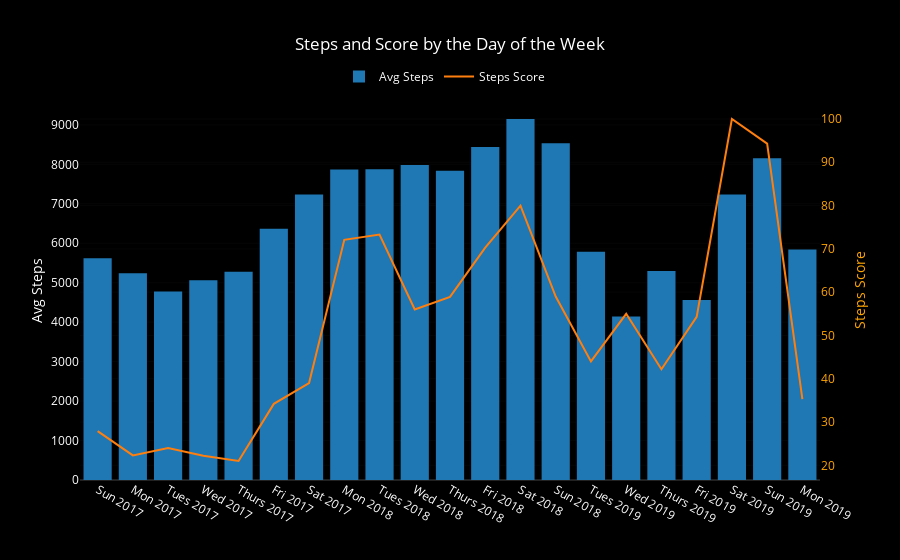

The notebook cell saved with this chart:
### Code cell
bars = go.Bar(x=dow_df.weekday_year, y=dow_df.mean_steps,
              name='Avg Steps', yaxis='y1')

score_line = go.Scatter(x=dow_df.weekday_year, y=dow_df.steps_score,
                        name='Steps Score', yaxis='y2')

layout = go.Layout({'plot_bgcolor': 'black', 'paper_bgcolor': 'black', 'font': {'color': 'white'},
                    'title': 'Steps and Score by the Day of the Week ', 'yaxis': {'title': 'Avg Steps'},
                    'legend': {'orientation': 'h', 'x': .35, 'y': 1.1},
                    'yaxis2': {'title': 'Steps Score', 'titlefont': {'color': 'orange'},
                               'tickfont': {'color': 'orange'}, 'overlaying': 'y',
                               'side': 'right'},
                   'xaxis': {'type': '-'}})

data = [bars, score_line]
fig = go.Figure(data=data, layout=layout)
iplot(fig)

### Figure 1 — Plotly figure (JSON) as saved in the notebook; plotly's stock layout.template omitted (floating-point values rounded to 4 significant figures)
{"data": [{"name": "Avg Steps", "type": "bar", "uid": "95521ffe-62be-4d14-abcd-a218ae7f225e", "x": ["Sun 2017", "Mon 2017", "Tues 2017", "Wed 2017", "Thurs 2017", "Fri 2017", "Sat 2017", "Mon 2018", "Tues 2018", "Wed 2018", "Thurs 2018", "Fri 2018", "Sat 2018", "Sun 2018", "Tues 2019", "Wed 2019", "Thurs 2019", "Fri 2019", "Sat 2019", "Sun 2019", "Mon 2019"], "y": [5620.0, 5239.0, 4778.0, 5062.0, 5277.0, 6368.0, 7233.0, 7869.0, 7875, 7984.0, 7836.0, 8439.0, 9149.0, 8533.0, 5783.0, 4141.0, 5296.0, 4560.0, 7236.0, 8153.0, 5842.0], "yaxis": "y"}, {"name": "Steps Score", "type": "scatter", "uid": "594d22a8-8f28-4473-9fa9-6bb9e6df3f2b", "x": ["Sun 2017", "Mon 2017", "Tues 2017", "Wed 2017", "Thurs 2017", "Fri 2017", "Sat 2017", "Mon 2018", "Tues 2018", "Wed 2018", "Thurs 2018", "Fri 2018", "Sat 2018", "Sun 2018", "Tues 2019", "Wed 2019", "Thurs 2019", "Fri 2019", "Sat 2019", "Sun 2019", "Mon 2019"], "y": [27.9, 22.3, 24, 22.2, 21, 34.2, 39, 72.1, 73.3, 56, 58.9, 70.3, 80, 59, 44, 55, 42.2, 54.3, 100, 94.3, 35.3], "yaxis": "y2"}], "layout": {"font": {"color": "white"}, "legend": {"orientation": "h", "x": 0.35, "y": 1.1}, "paper_bgcolor": "black", "plot_bgcolor": "black", "title": {"text": "Steps and Score by the Day of the Week "}, "xaxis": {"type": "-"}, "yaxis": {"title": {"text": "Avg Steps"}}, "yaxis2": {"overlaying": "y", "side": "right", "tickfont": {"color": "orange"}, "title": {"font": {"color": "orange"}, "text": "Steps Score"}}}}
